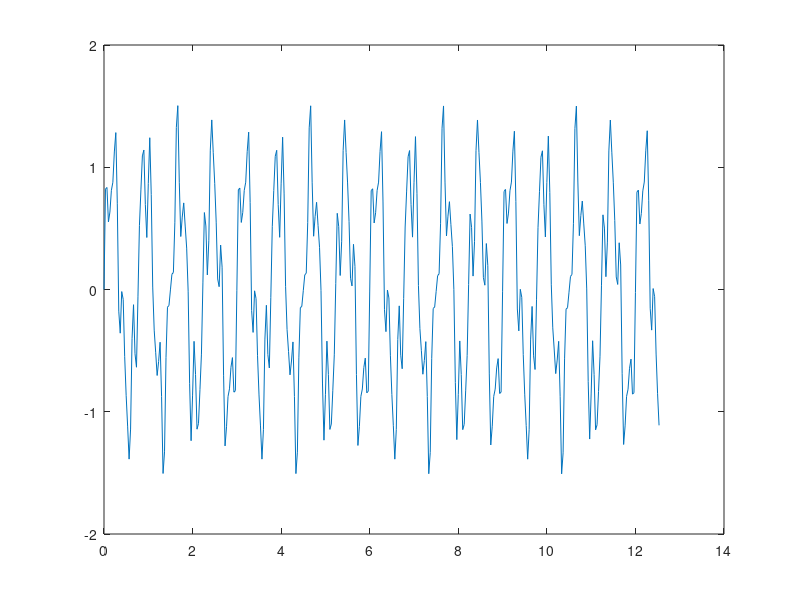

Reproduce this figure in MATLAB. (Note: this script raises an error after producing the figure.)
load('filterWorkspace.mat');

t = 0:1/30:4*pi;
x=sin(2.666*pi*t) + 0.4*sin(5*2*pi*t) + 0.2*sin(8*2*pi*t);
plot(t,x);

D = designfilt('bandpassiir', 'StopbandFrequency1', .6, 'PassbandFrequency1', .9, ...
    'PassbandFrequency2', 3, 'StopbandFrequency2', 3.2, 'StopbandAttenuation1', 25,...
    'PassbandRipple', 1, 'StopbandAttenuation2', 25, 'SampleRate', 30);
bpSig=filtfilt(D,x);
hold on;
plot(t,bpSig);

D2 = designfilt('bandpassiir', 'StopbandFrequency1', 0.6, 'PassbandFrequency1', 0.8,...
    'PassbandFrequency2', 2.6, 'StopbandFrequency2', 3, 'StopbandAttenuation1', 45, ...
    'PassbandRipple', 1, 'StopbandAttenuation2', 60, 'SampleRate', 30, 'DesignMethod', 'cheby2');
bpSig=filtfilt(D2,x);
plot(t,bpSig);
legend('raw','filtered 1','filtered 2');

D2Coeff = D2.Coefficients;